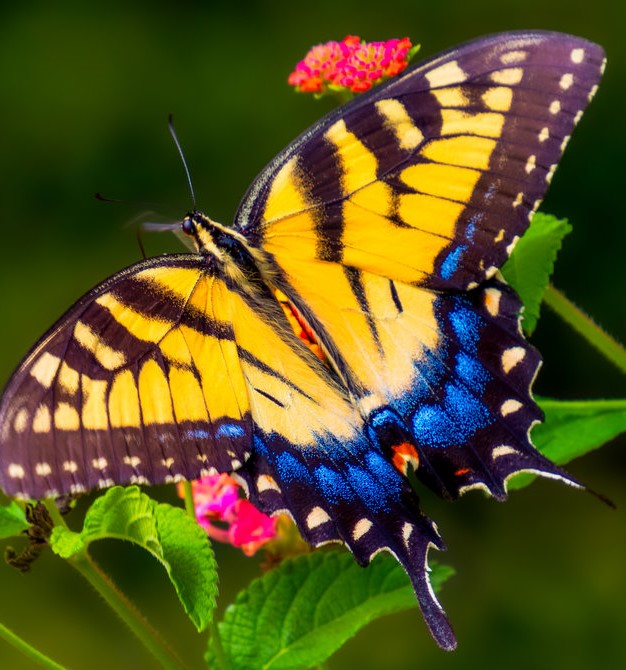
#> input picture Anul III/Semestrul I/Concepte si Aplicatii in Vederea Artificiala/Laborator/Laborator 1/butterfly.jpeg, 626 x 670 px
$ jupyter execute 'Laborator 1 CAVA.ipynb'
#> lines starting #> are read from the running program, lines starting #| are printed output that depends on the picture; after the words box and inside, x2 and y2 are one past the last pixel; in counts of white or black regions, pixels touching at a corner belong together
<h1><center>Laborator 1</center></h1>

### Importuri necesare

[cell 1]
import numpy as np
import cv2 as cv
import matplotlib.pyplot as plt
import os

### Citire si afisare imagine color

[cell 2]
img = cv.imread("butterfly.jpeg")
#> img is the input picture: shape (670, 626, 3); mean B, G, R 31.9, 84.1, 88.6
cv.imshow("Fluture galben", img)
cv.waitKey(0)
cv.destroyAllWindows()

### Citire si afisare imagine gray

[cell 3]
img = cv.imread("butterfly.jpeg", cv.IMREAD_GRAYSCALE)
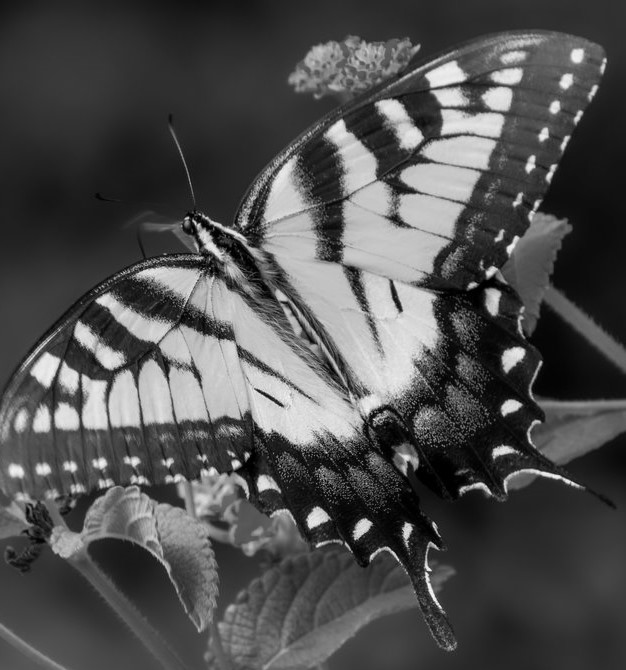
#> img: shape (670, 626); min 0, max 253, mean 79.5
cv.imshow("Fluture gray", img)
cv.waitKey(0)
cv.destroyAllWindows()

### Dimensiune imagine

[cell 4]
H, W = img.shape
#> H = 670; W = 626
print(H, W)
#| 670 626

### Redimensionare imagine

[cell 5]
img = cv.resize(img, (100, 100))
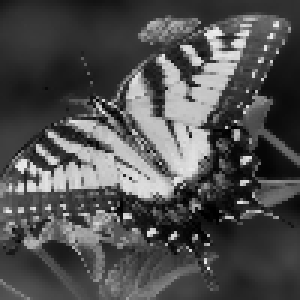
#> img: shape (100, 100) (shown 3 times larger); min 0, max 238, mean 79.4
H, W = img.shape
#> H = 100; W = 100
print(H, W)
#| 100 100
cv.imshow("Fluture gray redimensionat", img)
cv.waitKey(0)
cv.destroyAllWindows()

[cell 6]
# 1.7
dir_path = 'colectiiImagini/set1'
files = os.listdir(dir_path)
color_images = []
gray_images = []

for image_name in files:
    if image_name.endswith('jpg'):
        path = dir_path + '/' + image_name
        img = cv.imread(path)
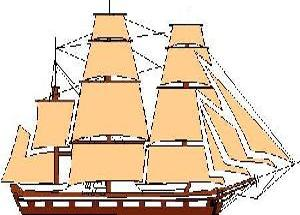
#> input picture Anul III/Semestrul I/Concepte si Aplicatii in Vederea Artificiala/Laborator/Laborator 1/colectiiImagini/set1/im12.jpg, 300 x 215 px
#> img is the input picture: shape (215, 300, 3); mean B, G, R 187.5, 208.1, 226.2
        img_gray = cv.cvtColor(img, cv.COLOR_BGR2GRAY)
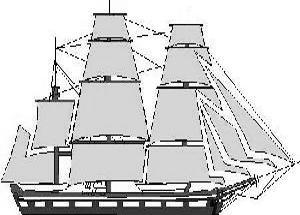
#> img_gray: shape (215, 300); min 0, max 255, mean 211.2
        color_images.append(img)
        gray_images.append(img_gray)
#> pass 2 of the loop `for image_name in files:`:
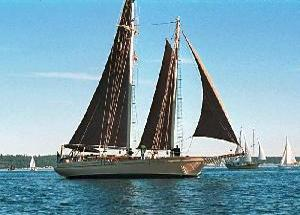
#> input picture Anul III/Semestrul I/Concepte si Aplicatii in Vederea Artificiala/Laborator/Laborator 1/colectiiImagini/set1/im21.jpg, 300 x 215 px
#> img is the input picture: shape (215, 300, 3); mean B, G, R 173.6, 158.6, 122.5
#> `img_gray = cv.cvtColor(img, cv.COLOR_BGR2GRAY)`:
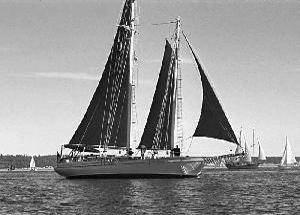
#> img_gray: shape (215, 300); min 0, max 255, mean 149.5
#> pass 3 of the loop `for image_name in files:`:
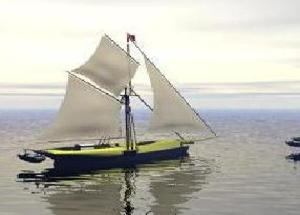
#> input picture Anul III/Semestrul I/Concepte si Aplicatii in Vederea Artificiala/Laborator/Laborator 1/colectiiImagini/set1/im28.jpg, 300 x 215 px
#> img is the input picture: shape (215, 300, 3); mean B, G, R 178, 187, 188.4
#> `img_gray = cv.cvtColor(img, cv.COLOR_BGR2GRAY)`:
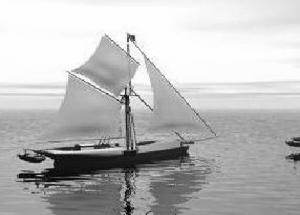
#> img_gray: shape (215, 300); min 0, max 255, mean 186.4

color_images = np.array(color_images)
gray_images = np.array(gray_images)

print(color_images.shape)
#| (3, 215, 300, 3)
print(gray_images.shape)
#| (3, 215, 300)

mean_color_image = np.uint8(np.mean(color_images, axis=0))
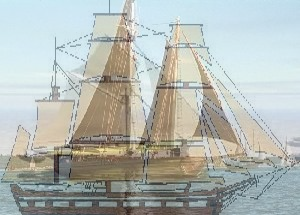
#> mean_color_image: shape (215, 300, 3); mean of channels 0, 1, 2 179.4, 184.2, 178.7; drawn as B, G, R
mean_color_image = cv.cvtColor(mean_color_image, cv.COLOR_BGR2RGB)

mean_gray_image = np.uint8(np.mean(gray_images, axis=0))
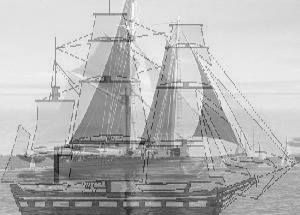
#> mean_gray_image: shape (215, 300); min 11, max 253, mean 182

plt.imshow(mean_color_image)
plt.axis('off')
plt.show()

plt.imshow(mean_gray_image, cmap='gray')
plt.axis('off')
plt.show()

[cell 7]
# 1.8
img = cv.imread("butterfly.jpeg")
ws = 30
img_crop = img[250:250+ws, 250:250+ws, :].copy()
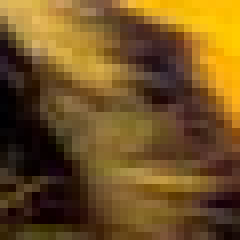
#> img_crop: shape (30, 30, 3) (shown 8 times larger); mean B, G, R 34.7, 82.5, 113.7
H, W, _ = img.shape
#> H = 670; W = 626
nw = 10

y = np.random.randint(0, H-ws, size=nw)
x = np.random.randint(0, W-ws, size=nw)

dist = np.zeros(nw)
for i in range(nw):
    patch = img[y[i]:y[i]+ws, x[i]:x[i]+ws, :].copy()
    dist[i] = np.sqrt(np.sum((np.float64(patch) - np.float64(img_crop)) ** 2))
#> this loop made 10 passes
#> pass 1, `patch = img[y[i]:y[i]+ws, x[i]:x[i]+ws, :].copy()`:
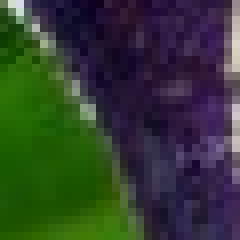
#> patch: shape (30, 30, 3) (shown 8 times larger); mean B, G, R 48.4, 60.4, 49.7
#> after the loop:
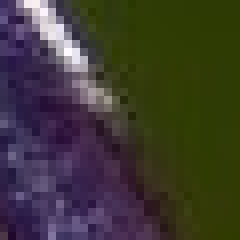
#> patch: shape (30, 30, 3) (shown 8 times larger); mean B, G, R 49.6, 58.3, 62.3
#> after the loop, dist = [3713.1, 3571, 3046.4, 4865.7, 3863.4, 4980.7, 3423.9, 3465.6, 3869, 3470.4]

index = np.argmin(dist)
#> index = 2

img_new = img.copy()
img_new[250:250+ws, 250:250+ws, :] = img[y[index]:y[index]+ws, x[index]:x[index]+ws, :].copy()
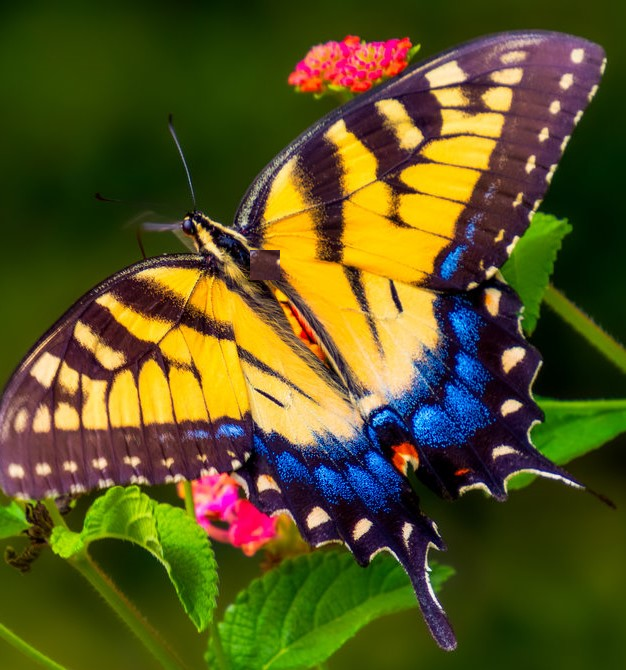
#> img_new: shape (670, 626, 3); 0.21% of pixels changed, all inside (x1, y1, x2, y2) = (250, 250, 280, 280)

img_new = cv.cvtColor(img_new, cv.COLOR_BGR2RGB);
plt.imshow(img_new)
plt.axis('off')
plt.show()
